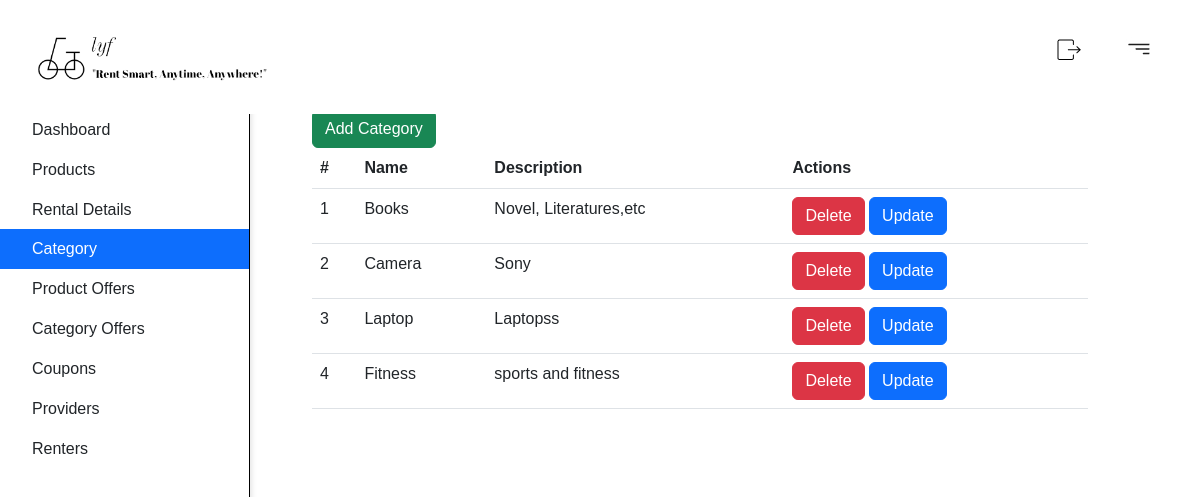
The app's page /adminCategory (signed in) with its own data.
### adminPanel/models.py (models this page shows, shortened)
class Categories(models.Model):
    Name = models.CharField(max_length=50,null=False,unique=True)
    description = models.CharField(max_length=500,null=True)
    is_active = models.BooleanField(default=True)

### adminPanel/views.py (the view)
    def wrapper(request, *args, **kwargs):
        if request.user.is_authenticated and request.user.is_staff:
            return view_func(request, *args, **kwargs)
        else:
            return HttpResponseForbidden("You don't have permission to access this page.")

### adminPanel/views.py (called while the page is built)
def admin_access_required(view_func):
    def wrapper(request, *args, **kwargs):
        if request.user.is_authenticated and request.user.is_staff:
            return view_func(request, *args, **kwargs)
        else:
            return HttpResponseForbidden("You don't have permission to access this page.")
    return wrapper

@admin_access_required
def adminCategory(request):
    cat = Categories.objects.all()
    return render(request, 'adminPanel/adminCategory.html', {'cat': cat})

### templates/adminPanel/adminCategory.html (shortened to what this page needs)
{% extends "adminPanel/adminPanel.html" %}
{% block content %}
<div id="sidebarMenu" class="sidebar bg-white">
    <div class="position-sticky">
        <div class="list-group list-group-flush">
            <a href="{% url 'adminPanel:adminPanel' %}" class="list-group-item list-group-item-action py-2 ripple  ">
                <span>Dashboard</span>
            </a>
            <a href="{% url 'adminPanel:adminProducts' %}" class="list-group-item list-group-item-action py-2 ripple ">
                <span>Products</span>
            </a>
            <a href="{% url 'order:rental_management' %}" class="list-group-item list-group-item-action py-2 ripple">
                <span>Rental Details</span>
            </a>
            <a href="{% url 'adminPanel:adminCategory' %}" class="list-group-item list-group-item-action py-2 ripple active">
                <span>Category</span>
            </a>
            <a href="{% url 'adminPanel:product_offer_form' %}" class="list-group-item list-group-item-action py-2 ripple">
                <span>Product Offers</span>
            </a>
            <a href="{% url 'adminPanel:category_offer_form' %}" class="list-group-item list-group-item-action py-2 ripple">
                <span>Category Offers</span>
            </a>
            <a href="{% url 'adminPanel:coupons_page' %}" class="list-group-item list-group-item-action py-2 ripple">
                <span>Coupons</span>
            </a>
            <a href="{% url 'adminPanel:providerList' %}" class="list-group-item list-group-item-action py-2 ripple">
                <span>Providers</span>
            </a>
            <a href="{% url 'adminPanel:renterList' %}" class="list-group-item list-group-item-action py-2 ripple ">
                <span>Renters</span>
            </a>
        </div>
    </div>
</div>
<div id="productContent" class="container d-flex flex-column" style="max-width: 800px; height: 500px; margin-top: 110px; margin-left: 300px;">
    <a href="{% url 'adminPanel:adminAddCategory' %}"><button type="submit" class="btn btn-success">Add Category</button></a>
    <table class="table">
        <thead>
            <tr>
                <th>#</th>
                <th>Name</th>
                <th>Description</th>
                <th>Actions</th>
            </tr>
        </thead>
        <tbody>
            {% for category in cat %}
                <tr>
                    <td>{{ forloop.counter }}</td>
                    <td>{{ category.Name }}</td>
                    <td>{{ category.description }}</td>
                    <td>
                        <a href="{% url 'adminPanel:adminDeleteCategory' category.id %}" class="btn btn-danger">Delete</a>
                        <a href="{% url 'adminPanel:adminUpdateCategory' category.id %}" class="btn btn-primary">Update</a>
                    </td>
                </tr>
            {% endfor %}
        </tbody>
    </table>
</div>
{% endblock %}

### staticfields/style.css (style rules this page uses)
* { font-family: 'poppins',sans-serif; margin: 0; padding: 0; box-sizing: border-box; }
body { background: #ffffff; }
a { text-decoration: none; color: black; }

### templates/adminPanel/adminPanel.html (style rules this page uses)
body { margin: 0; padding: 0; }
.list-group-item { border: none; cursor: pointer; }
.active { background-color: #9cc4f0; color: #fff; }
#sidebarMenu { width: 250px; position: fixed; top: 0; left: 0; height: 100%; overflow-y: auto; background-color: #fff; border-right: 1px solid #000000; border-top: 4px solid #007bff; box-shadow: 2px 0px 5px rgba(0, 0, 0, 0.1); padding-top: 56px; margin-top: 50px; }

### records on screen
Categories: Name "Books", description "Novel, Literatures,etc"
Categories: Name "Camera", description "Sony"
Categories: Name "Laptop", description "Laptopss"
Categories: Name "Fitness", description "sports and fitness"
